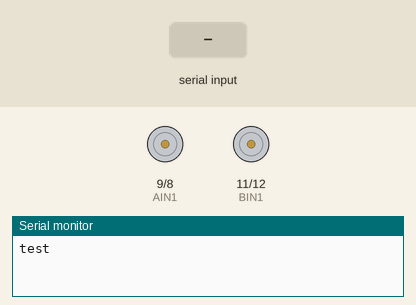
A sketch run on a simulated Arduino Uno, built with avr-gcc and run on an emulated ATmega328P. Parts: motor-driver pin pairs drawn as motors (green arrow = first pin HIGH = forward, orange = second pin HIGH = backward, longer = more drive, scaled by the enable pin), the last lines printed to the serial monitor. The inputs (shaded band) are chosen by the test bench.

Above: at 1.2 s.
1.3 s: "FORWARD\n" received over Serial
At 2.5 s:
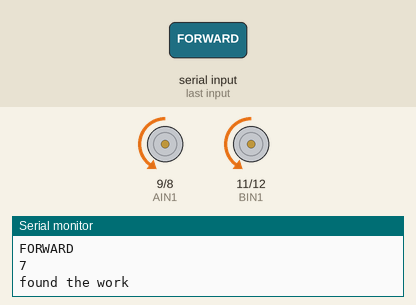
2.8 s: "BACKWARD\n" received over Serial
At 3.8 s:
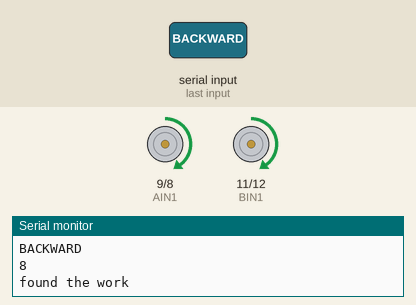
4.3 s: "TURN_RIGHT\n" received over Serial
At 5.0 s:
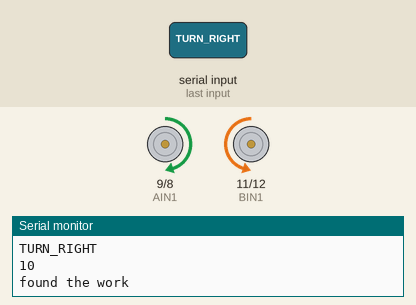
5.8 s: "TURN_LEFT\n" received over Serial
At 6.1 s:
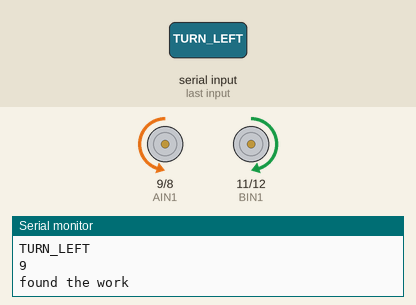
7.3 s: "STOP\n" received over Serial
At 8.2 s:
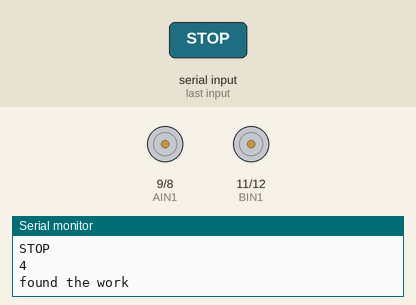
Timing chart, 0 to 9.8 s (numbered marks = the images above; inputs shaded):
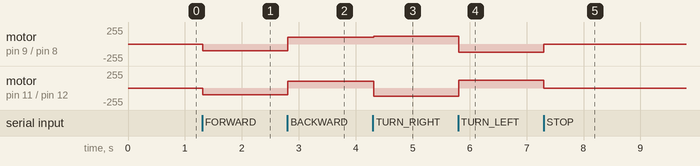

Measured:
- after the input at 1.3 s, motor on pin 9 (AIN1) / pin 8 (AIN2), motor on pin 11 (BIN1) / pin 12 (BIN2): stopped → backward 100/255 at once
- after the input at 2.8 s, motor on pin 9 (AIN1) / pin 8 (AIN2), motor on pin 11 (BIN1) / pin 12 (BIN2): backward 100/255 → forward 100/255 at once
- after the input at 4.3 s, motor on pin 9 (AIN1) / pin 8 (AIN2): forward 100/255 → forward 120/255 at once; motor on pin 11 (BIN1) / pin 12 (BIN2): forward 100/255 → backward 120/255 at once
- after the input at 5.8 s, motor on pin 9 (AIN1) / pin 8 (AIN2): forward 120/255 → backward 120/255 at once; motor on pin 11 (BIN1) / pin 12 (BIN2): backward 120/255 → forward 120/255 at once
- after the input at 7.3 s, motor on pin 9 (AIN1) / pin 8 (AIN2): backward 120/255 → stopped at once; motor on pin 11 (BIN1) / pin 12 (BIN2): forward 120/255 → stopped at once

The sketch:

ROBOT_CAR.i.ino
```cpp
//Right Motor (A)
#define AIN1 9  //Right Motor Forward
#define AIN2 8  //Right Motor Backward
#define PWMA 3  //Right Motor Speed

//Left Motor (B)
#define BIN1 11  //Left Motor Forward
#define BIN2 12  //Left Motor Backward
#define PWMB 5   //Left Motor Speed

String data = "";

void FORWARD();
void BACKWARD();
void TURN_RIGHT();
void TURN_LEFT();
void STOP();


void setup() {
  //Motor Pins are output
  pinMode(AIN1, OUTPUT);
  pinMode(AIN2, OUTPUT);
  pinMode(BIN1, OUTPUT);
  pinMode(BIN2, OUTPUT);
  pinMode(PWMA, OUTPUT);
  pinMode(PWMB, OUTPUT);
  Serial.begin(9600);
  Serial.println("test");
}

void loop() {

  while (Serial.available()) {
    char c = Serial.read();

      if (c == '\n') {
        data.trim();   // removes \r, spaces, hidden chars

      Serial.println(data);
      Serial.println(data.length());
      Serial.println("found the work");  // Print full string
                             //OUR LOGIC HERE
      if (data == "FORWARD") {
        FORWARD();
      } else if (data == "BACKWARD") {
        BACKWARD();
      } else if (data == "TURN_RIGHT") {
        TURN_RIGHT();
      } else if (data == "TURN_LEFT") {
        TURN_LEFT();
      } else if (data == "STOP") {
        STOP();
      } else {
        // STOP();
      }
      data = "";  // Clear buffer
    } else {
      data += c;  // Append character
    }
  }
}


void FORWARD() {

  int speed = 100;
  digitalWrite(BIN1, 0);
  digitalWrite(BIN2, 1);
  digitalWrite(AIN1, 0);
  digitalWrite(AIN2, 1);
  analogWrite(PWMB, speed);
  analogWrite(PWMA, speed);
}

void BACKWARD() {

  int speed = 100;
  digitalWrite(BIN1, 1);
  digitalWrite(BIN2, 0);
  digitalWrite(AIN1, 1);
  digitalWrite(AIN2, 0);
  analogWrite(PWMB, speed);
  analogWrite(PWMA, speed);
}


void STOP() {

  analogWrite(PWMB, 0);
  analogWrite(PWMA, 0);
}

void TURN_RIGHT() {

  int speed = 120;
  digitalWrite(BIN1, 0);
  digitalWrite(BIN2, 1);
  digitalWrite(AIN1, 1);
  digitalWrite(AIN2, 0);

  analogWrite(PWMB, speed);
  analogWrite(PWMA, speed);

  delay(1025);
}

void TURN_LEFT() {

  int speed = 120;
  digitalWrite(BIN1, 1);
  digitalWrite(BIN2, 0);
  digitalWrite(AIN1, 0);
  digitalWrite(AIN2, 1);

  analogWrite(PWMB, speed);
  analogWrite(PWMA, speed);

  delay(1025);
}
```
